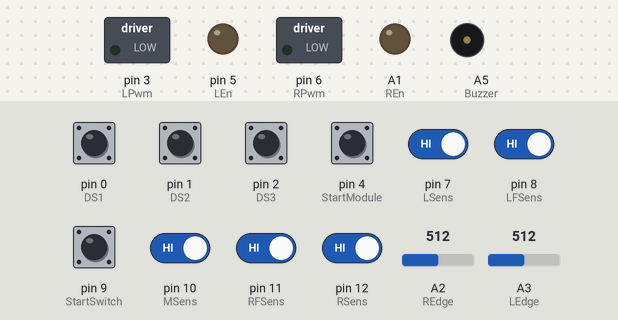
Recording of a sketch running on a simulated Arduino Uno, built with avr-gcc and run on an emulated ATmega328P. On the bench: switched loads named in the sketch (green lamp = pin HIGH), output pins drawn as LEDs (lit = HIGH), buzzer (waves = sounding). Dashed ring = blinking. Inputs (shaded band) come from the test bench; at power-on: pin 0 (DS1), pin 1 (DS2), pin 2 (DS3), pin 4 (StartModule), pin 7 (LSens), pin 8 (LFSens), pin 9 (StartSwitch), pin 10 (MSens), pin 11 (RFSens), pin 12 (RSens) HIGH, A2 (REdge) = 512, A3 (LEdge) = 512.

Above: at 1.2 s.
1.3 s: pin 4 (StartModule) pulled LOW for 0.15 s
At 1.45 s:
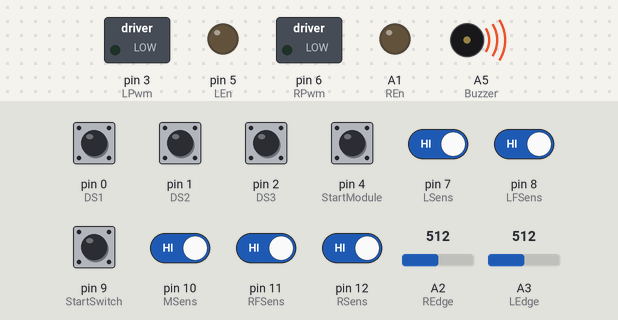
4.4 s: A2 (REdge) set to 489
At 6.0 s:
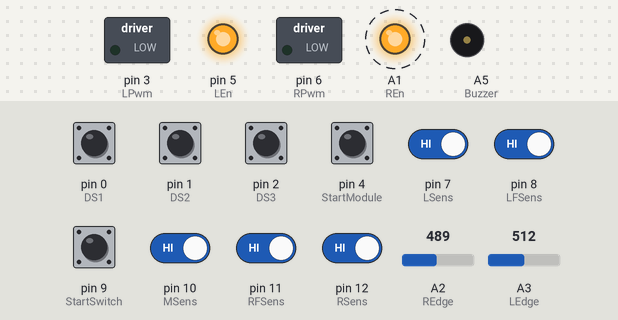
7.4 s: A3 (LEdge) set to 482
At 7.9 s:
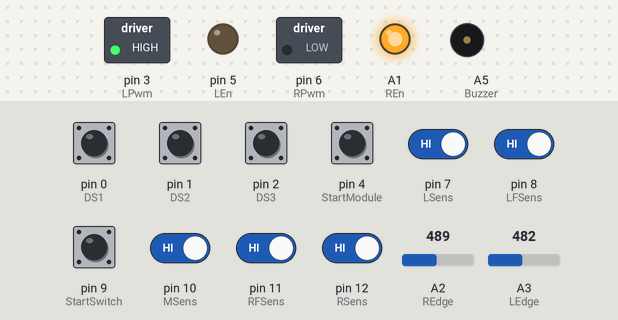
9.1 s: A2 (REdge) set to 510
At 9.25 s:
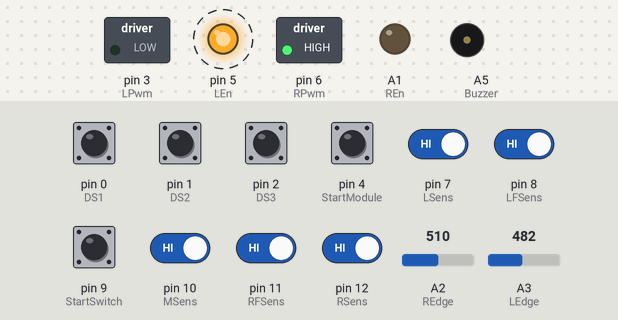
12.1 s: A2 (REdge) set to 490
At 12.5 s:
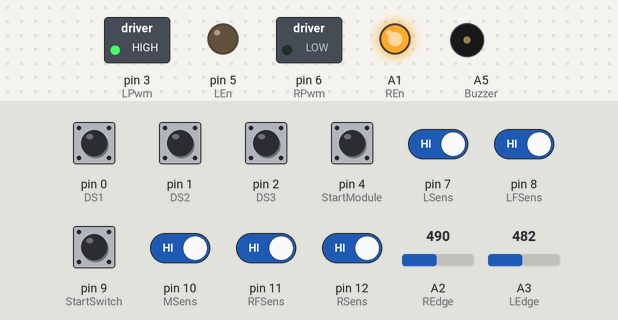
13.6 s: A2 (REdge) set to 511
At 14.0 s:
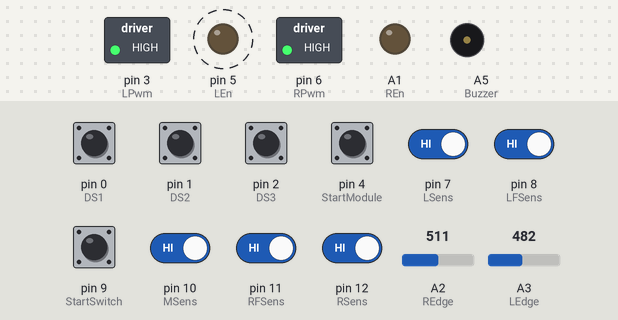
Timing chart, 0 to 17.6 s (numbered marks = the images above; inputs shaded):
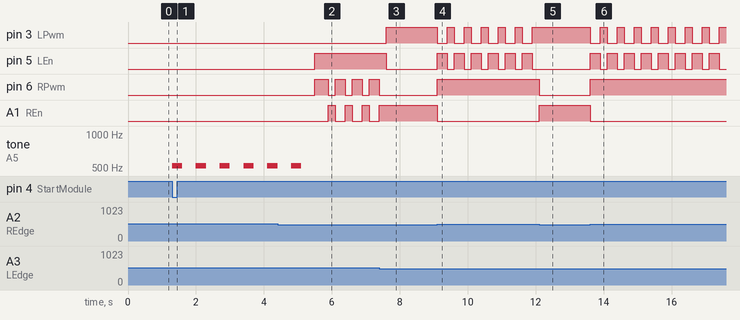

The sketch:

hazm_sumo_2026.ino
```cpp
int MSens = 10;
int LFSens = 8;
int RFSens = 11;
int RSens = 12;
int LSens = 7;

//// Line Sensors

int LEdge = A3;
int REdge = A2;
int BEdge = A0;//// Motors

int LPwm = 3 ;
int RPwm = 6;
int REn = A1;
int LEn =5;

//// Switches

int DS1 = 0;
int DS2 = 1;
int DS3 = 2;
int StartModule = 4;
int Buzzer = A5;
int StartSwitch = 9;
void setup() {

pinMode(LPwm,OUTPUT);
pinMode(RPwm,OUTPUT);
pinMode(REn,OUTPUT);
pinMode(LEn,OUTPUT);
pinMode(LSens,INPUT);
pinMode(LFSens,INPUT);
pinMode(MSens,INPUT);
pinMode(RFSens,INPUT);
pinMode(RSens,INPUT);
pinMode(StartModule,INPUT);
pinMode(StartSwitch,INPUT);
pinMode(LEdge,INPUT);
pinMode(REdge,INPUT);
pinMode(BEdge,INPUT);
pinMode(Buzzer,OUTPUT);
pinMode(DS1,INPUT);
pinMode(DS2,INPUT);
pinMode(DS3,INPUT);
digitalWrite(LSens,HIGH);
digitalWrite(LFSens,HIGH);
digitalWrite(MSens,HIGH);
digitalWrite(RFSens,HIGH);
digitalWrite(RSens,HIGH);
digitalWrite(StartSwitch,HIGH);

digitalWrite(DS1,HIGH);
digitalWrite(DS2,HIGH);
digitalWrite(DS3,HIGH);

}
void ileri(){
digitalWrite(3,HIGH);
digitalWrite(5,LOW);
digitalWrite(6,LOW);
digitalWrite(A1,HIGH);
}
void geri(){
digitalWrite(5,HIGH);
digitalWrite(3,LOW);
digitalWrite(A1,LOW);
digitalWrite(6,HIGH);
}
void sol(){
digitalWrite(5,HIGH);
digitalWrite(3,LOW);
digitalWrite(6,LOW);
digitalWrite(A1,HIGH);
}
void sag(){
digitalWrite(3,HIGH);
digitalWrite(5,LOW);
digitalWrite(A1,LOW);
digitalWrite(6,HIGH);
}
void dur(){
digitalWrite(3,LOW);
digitalWrite(5,LOW);
digitalWrite(6,LOW);
digitalWrite(A1,LOW);
}
void loop() {
taktik :

if(digitalRead(StartSwitch) == LOW || digitalRead(StartModule)== LOW ){
 for (int i=0; i <= 5; i++){
    tone(A5, 523, 300);
  delay(300);
  noTone(A5);
  delay(400);
  }
if(digitalRead(DS1)==LOW  && digitalRead(DS2)==HIGH  && digitalRead(DS3)==HIGH   ){
  sol();
  delay(140);
   goto Start;
}
if(digitalRead(DS1)==HIGH  && digitalRead(DS2)==HIGH  && digitalRead(DS3)==LOW ){
  sag();
   delay(140);
  goto Start;
}
if(digitalRead(DS1)==HIGH  && digitalRead(DS2)==LOW && digitalRead(DS3)==HIGH   ){
    ileri();
    delay(50);
   goto Start;
}
if(digitalRead(DS1)==LOW && digitalRead(DS2)==LOW && digitalRead(DS3)==HIGH   ){
  sol();
  delay(100);
  ileri();
  delay(300);
  sag();
  delay(200);
  goto Start;
}
if(digitalRead(DS1)==HIGH  && digitalRead(DS2)==LOW && digitalRead(DS3)==LOW  ){
   sag();
  delay(100);
  ileri();
  delay(300);
  sol();
  delay(200);

  goto Start;
}
if(digitalRead(DS1)==LOW && digitalRead(DS2)==HIGH  && digitalRead(DS3)==LOW  ){
  sag();
  delay(400);
  ileri();
  delay(20);
  goto Start;
}
if(digitalRead(DS1)==HIGH  && digitalRead(DS2)==HIGH && digitalRead(DS3)==HIGH  ){
  geri();
  delay(100);

  goto Start;
}else{
dur();
}
}else{
if(digitalRead(LSens)==HIGH && digitalRead(LFSens)==HIGH && digitalRead(MSens)==HIGH && digitalRead(RFSens)==HIGH && digitalRead(RSens)==HIGH ){
   noTone(A5);
    dur();
}else{
 tone(A5, 523, 1);
}
}
goto taktik ;

Start :

if(analogRead(REdge)<500 && analogRead(LEdge)>500 ){
geri();
 delay(300);
sol();
 delay(200);
}else
if(analogRead(LEdge)<500 && analogRead(REdge)>500  ){
  geri();
 delay(300);
sag();
 delay(200);
}else
if( digitalRead(MSens)==LOW ){
ileri();
}else
if( digitalRead(LFSens)==LOW ){
sol();
}else
if( digitalRead(RFSens)==LOW ){
 sag();
}else
if( digitalRead(LSens)==LOW ){
 sol();
}else
if( digitalRead(RSens)==LOW ){
 sag();
}else
{
ileri();
}

goto Start;

}
```

Measured:
- the behaviour switches between 500 and 499 on A2 (REdge) (found by bisection; images 1 and 2)
- the behaviour switches between 501 and 500 on A3 (LEdge) (found by bisection; images 2 and 3)
- after the input at 1.3 s, tone on A5 (Buzzer): alternates 523 Hz for 0.30 s and silent for 0.40 s, starting at once
- after the input at 4.4 s, pin 3 (LPwm): stays LOW (without the input it goes to HIGH after 1.2 s); pin 5 (LEn): goes on until 5.5 s, then stays HIGH
- after the input at 7.4 s, pin 3 (LPwm): LOW → HIGH after 0.20 s; pin 5 (LEn): HIGH → LOW after 0.20 s; pin 6 (RPwm): goes on until 7.4 s, then stays LOW; A1 (REn): goes on until 7.4 s, then stays HIGH
- after the input at 9.1 s, pin 3 (LPwm): alternates HIGH for 0.20 s and LOW for 0.30 s, starting at once; pin 5 (LEn): alternates HIGH for 0.30 s and LOW for 0.20 s, starting at once; pin 6 (RPwm): LOW → HIGH at once; A1 (REn): HIGH → LOW at once
- after the input at 12.1 s, pin 3 (LPwm): stops changing and stays HIGH; pin 5 (LEn): stops changing and stays LOW; pin 6 (RPwm): HIGH → LOW at once; A1 (REn): LOW → HIGH at once
- after the input at 13.6 s, pin 3 (LPwm): alternates HIGH for 0.20 s and LOW for 0.30 s, starting at once; pin 5 (LEn): alternates HIGH for 0.30 s and LOW for 0.20 s, starting at once; pin 6 (RPwm): LOW → HIGH at once; A1 (REn): HIGH → LOW at once
